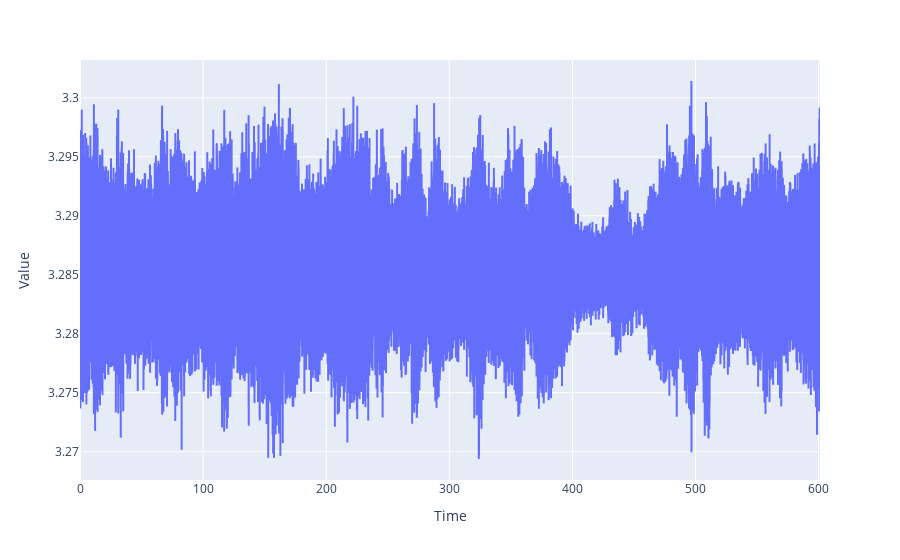

Source (notebook cell):
### Markdown cell above
##### EXTRACT THE SIGNAL (time and value recorded) INTO PANDAS DATA FRAME

### Code cell
import h5py
import pandas as pd
import plotly.express as px



FILE_PATH = r"C:\Users\KIIT\AppData\Local\Temp\a6c706f0-4ff4-4444-94df-229141d86dae_aventa_rotor_icing.zip.dae\aventa_rotor_icing\Aventa_Taggenberg_01_11_2022.hdf5"

import h5py

datasets = {}

with h5py.File(FILE_PATH, "r") as f:
    for dataset_name in f.keys():
      datasets[dataset_name]={}
      for time_stamp in f[dataset_name].keys():
        datasets[dataset_name][time_stamp]={}
        signal_list=list(f[dataset_name][time_stamp].keys())
        signal_list.remove('ChannelList')
        for signal in signal_list:
          datasets[dataset_name][time_stamp][signal]={}
          datasets[dataset_name][time_stamp][signal]['Time']=f[dataset_name][time_stamp][signal]['Time'][()]
          datasets[dataset_name][time_stamp][signal]['Value']=f[dataset_name][time_stamp][signal]['Value'][()]


TIME_STAMP='11_06_44'
CHANNEL = 'GEN_ACC_XX_01'

df=pd.DataFrame(
    {
        "Time":datasets['Aventa'][TIME_STAMP][CHANNEL]['Time'].flatten().tolist(),
        "Value":datasets['Aventa'][TIME_STAMP][CHANNEL]['Value'].flatten().tolist()
    }
)

fig=px.line(df, x="Time", y="Value")
fig.show()

### Figure 1 — Plotly figure (JSON) as saved in the notebook; plotly's stock layout.template omitted (floating-point values rounded to 4 significant figures; data arrays with more than 128 entries replaced by an {"elided": "..."} marker saying what was removed)
{"data": [{"hovertemplate": "Time=%{x}<br>Value=%{y}<extra></extra>", "legendgroup": "", "line": {"color": "#636efa", "dash": "solid"}, "marker": {"symbol": "circle"}, "mode": "lines", "name": "", "showlegend": false, "type": "scattergl", "x": {"elided": "120224 float values"}, "xaxis": "x", "y": {"elided": "120224 float values"}, "yaxis": "y"}], "layout": {"legend": {"tracegroupgap": 0}, "margin": {"t": 60}, "xaxis": {"anchor": "y", "domain": [0, 1], "title": {"text": "Time"}}, "yaxis": {"anchor": "x", "domain": [0, 1], "title": {"text": "Value"}}}}
